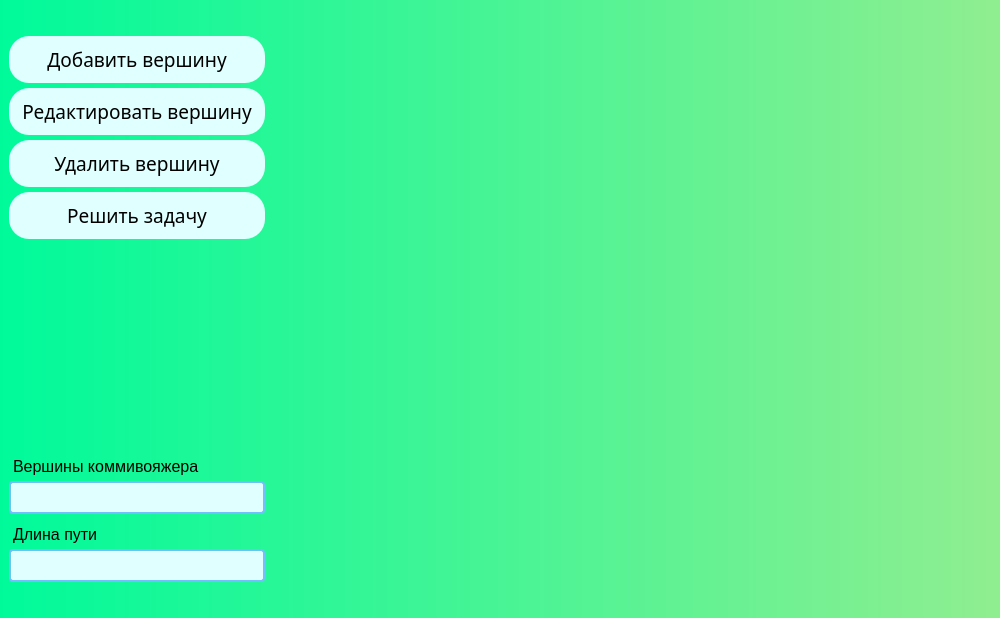
<?xml version="1.0" encoding="UTF-8"?>
<ui version="4.0">
 <class>MainWindow</class>
 <widget class="QMainWindow" name="MainWindow">
  <property name="geometry">
   <rect>
    <x>0</x>
    <y>0</y>
    <width>1000</width>
    <height>618</height>
   </rect>
  </property>
  <property name="minimumSize">
   <size>
    <width>1000</width>
    <height>500</height>
   </size>
  </property>
  <property name="windowTitle">
   <string>Творческая работа, ч.2: задача коммивояжера</string>
  </property>
  <property name="styleSheet">
   <string notr="true">QMainWindow {
background-color: qlineargradient( x1:0 y1:0, x2:1 y2:0, stop:0 #00FA9A, stop:1 #90EE90);
}

QPushButton {
background-color: #7EDFFF;
border: 2px solid #71BFFF;
border-radius: 4px;

padding: 6px;
margin-bottom: 4px;
}

QLabel, QPushButton, QLineEdit {
font-size: 16px;
font-family: &quot;segoe ui semibold&quot;;
color: darkblue;
border-radius: 4px;
}

QLabel {
margin-bottom: 4px;
}

QLineEdit {
background-color: #90EE90;
border: 2px solid #71BFFF;
padding: 4px;
}



QPushButton:hover, QLineEdit:hover {
border: 3px solid #558FCC;
font-size: 17px;
border-radius: 8px;
}

QPushButton:hover { background-color: #84F4FF; }</string>
  </property>
  <widget class="QWidget" name="centralwidget">
   <layout class="QVBoxLayout" name="verticalLayout">
    <item>
     <layout class="QHBoxLayout" name="horizontalLayout">
      <item>
       <layout class="QFormLayout" name="formLayout">
        <item row="0" column="0">
         <layout class="QVBoxLayout" name="verticalLayout_2">
          <property name="spacing">
           <number>1</number>
          </property>
          <item alignment="Qt::AlignTop">
           <widget class="QPushButton" name="AddVertexPushButton">
            <property name="maximumSize">
             <size>
              <width>16777215</width>
              <height>16777215</height>
             </size>
            </property>
            <property name="styleSheet">
             <string notr="true">QPushButton{
   -webkit-border-radius: 20px;
   -moz-border-radius: 20px;
   border-radius: 20px;
   color: #000000;
   font-family: Brush Script MT;
   font-size: 19px;
   font-weight: 200;
   padding: 10px;
   background-color: #E0FFFF;
   -webkit-box-shadow: 1px 1px 20px 0 #000000;
   -moz-box-shadow: 1px 1px 20px 0 #000000;
   box-shadow: 1px 1px 20px 0 #000000;
   text-shadow: 1px 1px 20px #000000;
   border: solid #337FED 1px;
   text-decoration: none;
   display: inline-block;
   cursor: pointer;
   text-align: center;
}</string>
            </property>
            <property name="text">
             <string>Добавить вершину</string>
            </property>
           </widget>
          </item>
          <item alignment="Qt::AlignTop">
           <widget class="QPushButton" name="EditVertexPushButton">
            <property name="maximumSize">
             <size>
              <width>16777215</width>
              <height>16777215</height>
             </size>
            </property>
            <property name="styleSheet">
             <string notr="true">QPushButton{
   -webkit-border-radius: 20px;
   -moz-border-radius: 20px;
   border-radius: 20px;
   color: #000000;
   font-family: Brush Script MT;
   font-size: 19px;
   font-weight: 200;
   padding: 10px;
   background-color: #E0FFFF;
   -webkit-box-shadow: 1px 1px 20px 0 #000000;
   -moz-box-shadow: 1px 1px 20px 0 #000000;
   box-shadow: 1px 1px 20px 0 #000000;
   text-shadow: 1px 1px 20px #000000;
   border: solid #337FED 1px;
   text-decoration: none;
   display: inline-block;
   cursor: pointer;
   text-align: center;
}</string>
            </property>
            <property name="text">
             <string>Редактировать вершину</string>
            </property>
           </widget>
          </item>
          <item alignment="Qt::AlignTop">
           <widget class="QPushButton" name="DeleteVertexPushButton">
            <property name="maximumSize">
             <size>
              <width>16777215</width>
              <height>16777215</height>
             </size>
            </property>
            <property name="styleSheet">
             <string notr="true">QPushButton{
   -webkit-border-radius: 20px;
   -moz-border-radius: 20px;
   border-radius: 20px;
   color: #000000;
   font-family: Brush Script MT;
   font-size: 19px;
   font-weight: 200;
   padding: 10px;
   background-color: #E0FFFF;
   -webkit-box-shadow: 1px 1px 20px 0 #000000;
   -moz-box-shadow: 1px 1px 20px 0 #000000;
   box-shadow: 1px 1px 20px 0 #000000;
   text-shadow: 1px 1px 20px #000000;
   border: solid #337FED 1px;
   text-decoration: none;
   display: inline-block;
   cursor: pointer;
   text-align: center;
}</string>
            </property>
            <property name="text">
             <string>Удалить вершину</string>
            </property>
           </widget>
          </item>
          <item>
           <widget class="QPushButton" name="pushButton">
            <property name="styleSheet">
             <string notr="true">QPushButton{
   -webkit-border-radius: 20px;
   -moz-border-radius: 20px;
   border-radius: 20px;
   color: #000000;
   font-family: Brush Script MT;
   font-size: 19px;
   font-weight: 200;
   padding: 10px;
   background-color: #E0FFFF;
   -webkit-box-shadow: 1px 1px 20px 0 #000000;
   -moz-box-shadow: 1px 1px 20px 0 #000000;
   box-shadow: 1px 1px 20px 0 #000000;
   text-shadow: 1px 1px 20px #000000;
   border: solid #337FED 1px;
   text-decoration: none;
   display: inline-block;
   cursor: pointer;
   text-align: center;
}</string>
            </property>
            <property name="text">
             <string>Решить задачу</string>
            </property>
           </widget>
          </item>
          <item>
           <widget class="QPlainTextEdit" name="plainTextEdit">
            <property name="enabled">
             <bool>false</bool>
            </property>
            <property name="styleSheet">
             <string notr="true">background-color: rgba(0, 0, 0, 0);
border: 0px;</string>
            </property>
            <property name="backgroundVisible">
             <bool>true</bool>
            </property>
           </widget>
          </item>
          <item>
           <widget class="QLabel" name="GotRouteLabel">
            <property name="styleSheet">
             <string notr="true">margin-top: 20px;
color:black;</string>
            </property>
            <property name="text">
             <string>Вершины коммивояжера</string>
            </property>
           </widget>
          </item>
          <item>
           <widget class="QLineEdit" name="GotRouteLineEdit">
            <property name="styleSheet">
             <string notr="true">margin-bottom: 0px;
background-color:#E0FFFF;</string>
            </property>
            <property name="text">
             <string/>
            </property>
            <property name="readOnly">
             <bool>true</bool>
            </property>
           </widget>
          </item>
          <item>
           <widget class="QLabel" name="GotRouteLengthLabel">
            <property name="styleSheet">
             <string notr="true">margin-top: 10px;
color:black;</string>
            </property>
            <property name="text">
             <string>Длина пути</string>
            </property>
           </widget>
          </item>
          <item>
           <widget class="QLineEdit" name="GotRouteLengthLineEdit">
            <property name="styleSheet">
             <string notr="true">margin-bottom: 0px;
background-color:#E0FFFF;</string>
            </property>
            <property name="readOnly">
             <bool>true</bool>
            </property>
           </widget>
          </item>
         </layout>
        </item>
        <item row="0" column="1">
         <layout class="QVBoxLayout" name="GraphicsLayout"/>
        </item>
       </layout>
      </item>
     </layout>
    </item>
   </layout>
  </widget>
  <action name="OpenFileAction">
   <property name="text">
    <string>Открыть</string>
   </property>
   <property name="toolTip">
    <string>Открыть файл с матрицей смежности графа</string>
   </property>
  </action>
  <action name="SaveFileAction">
   <property name="text">
    <string>Сохранить</string>
   </property>
   <property name="toolTip">
    <string>Сохранить текущую матрицу смежности в файл</string>
   </property>
  </action>
  <action name="SaveFileAsAction">
   <property name="text">
    <string>Сохранить как</string>
   </property>
   <property name="toolTip">
    <string>Сохранить текущую матрицу смежности в новом файле</string>
   </property>
  </action>
  <action name="QuitAppAction">
   <property name="text">
    <string>Выход из приложения</string>
   </property>
   <property name="toolTip">
    <string>Завершить работу приложения, выход из программы</string>
   </property>
  </action>
 </widget>
 <resources/>
 <connections/>
</ui>
